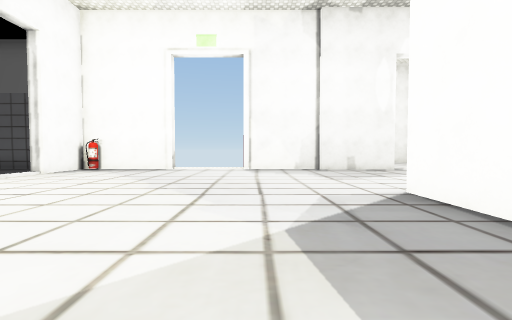
[1] (above)

17 first-person views from a walk through a scene from a Unity 3-D project. The camera is 1.2 m above the floor, tilts 2° down and sees 90° across. The floor is counted in squares, 2 m on a side. Each view is taken from the middle of a square. On the plan, view 1 faces up. The plan holds only what a view shows up to about 9 squares ahead; the rest is blank. The place goes on beyond the plan. Some surface patterns are stand-ins.

[2]
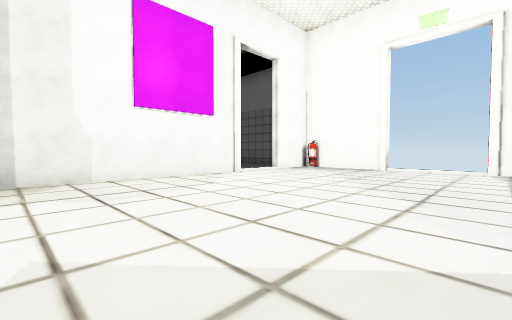

[3]
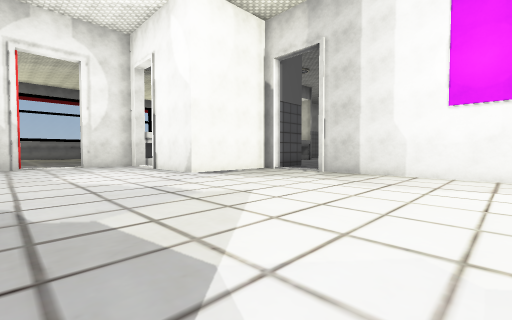

[4]
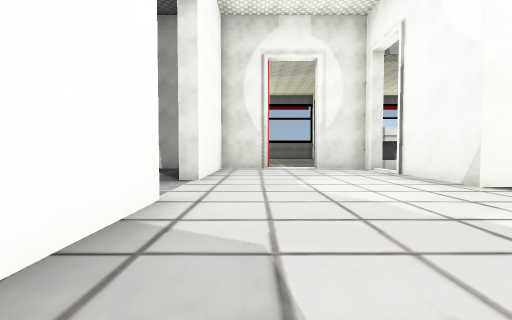

[5]
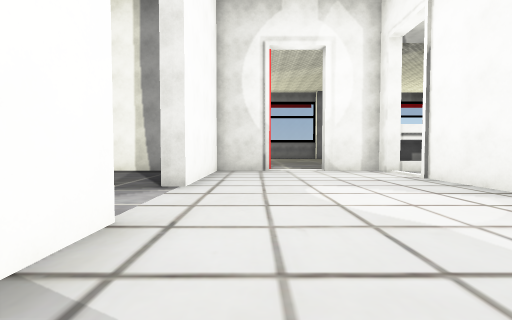

[6]
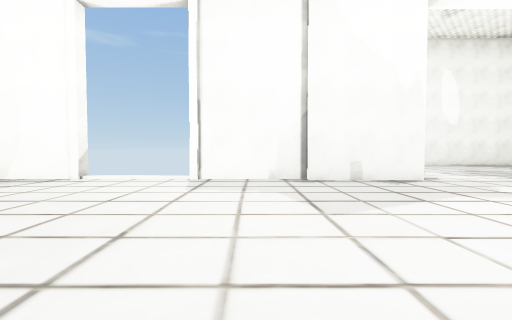

[7]
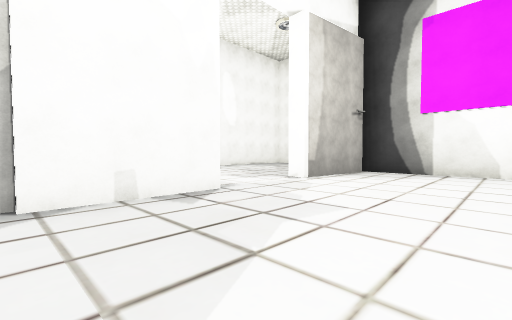

[8]
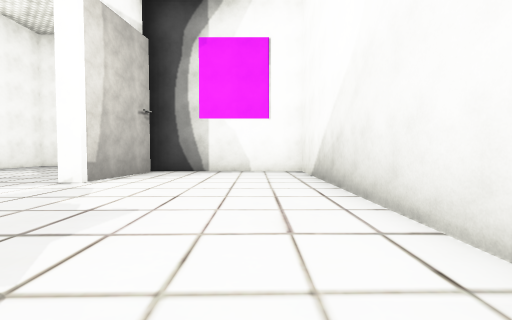

[9]
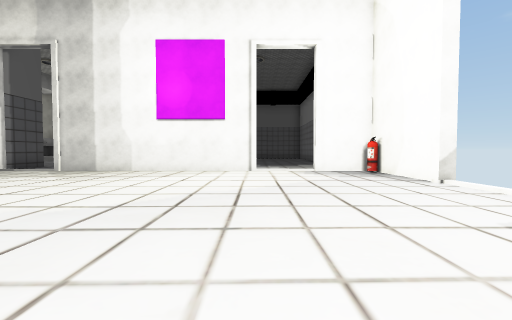

[10]
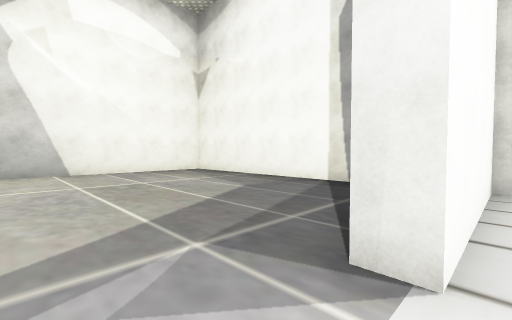

[11]
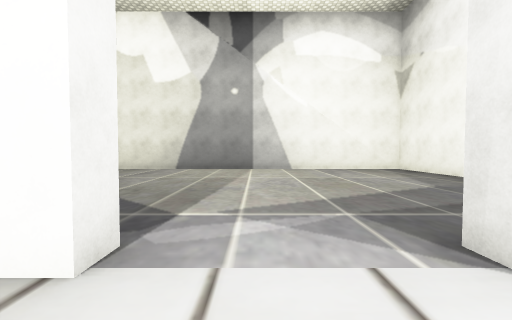

[12]
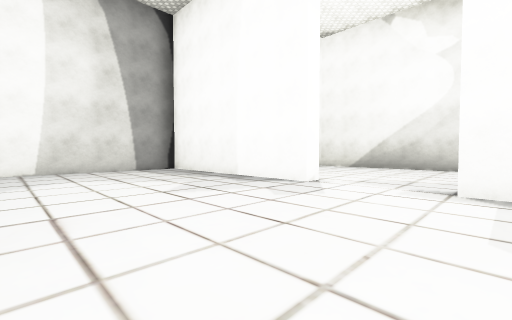

[13]
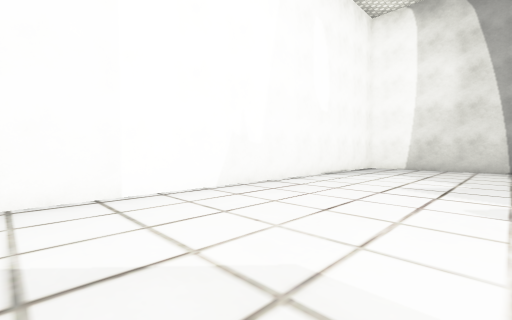

[14]
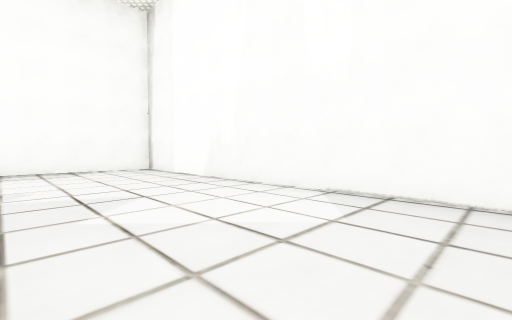

[15]
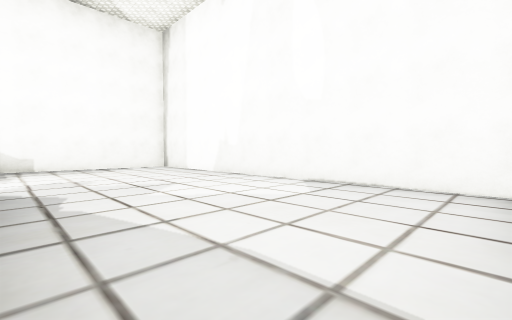

[16]
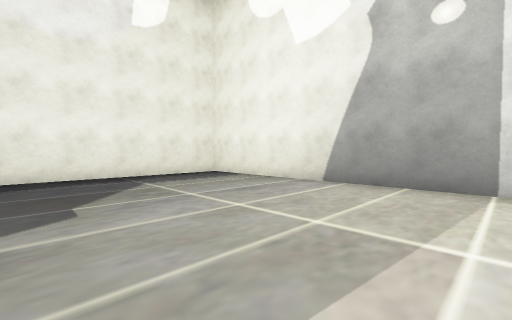

[17]
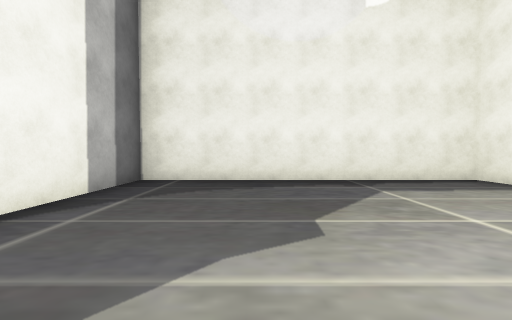

### Floor plan
Points are (right, up) in squares from view 1. A wall is a line through its corners. A room is listed if a view was taken in it or the views show most of it. See-through windows are left out.
Room 1 (views 1, 2, 3, 4, 5, 6, 7, 8, 9, 10, 11)
walls: (2.2, 2.1) (2.2, 3.7); (3.2, 3.6) (9.6, 3.6) (9.6, 8.2); (2.6, -2.1) (2.2, -2.1) (2.2, -0.1); (-5.7, 5.1) (-5.7, -1.1); (2.1, 8.5) (-0.5, 8.5); (-2.9, 8.5) (-5.7, 8.5) (-5.7, 6.7); (-5.5, -3.3) (-2.8, -3.3) (-2.8, -5.8); (4.5, 8.3) (2, 8.3); (-3.1, -7.2) (-2.8, -7.2) (-2.8, -7.8) (-1, -7.8); (0.5, -7.8) (2.2, -7.8) (2.2, -4.3); (9.3, 8) (6.8, 8.3)
ways out: opening at (5.5, 9) to room 2; opening at (2, -3.5) to room 3; opening at (-6, -2); opening at (-6, 6); opening at (-3, -6.5); opening at (-0.5, -8); gap at (-3, 9)
objects: other object (-5, 8)
Room 2 (views 12, 13, 14, 15)
walls: (6.8, 8.3) (6.8, 8.7) (12.2, 8.7) (12.2, 13.6) (2.3, 13.6) (2.3, 9); (3.9, 8.7) (4.5, 8.7)
ways out: opening at (5.5, 9) to room 1
Room 3 (views 16, 17)
walls: (2.2, -4.3) (2.6, -4.3); (3.6, -7.8) (9.6, -7.8) (9.6, 3.3) (2.6, 3.3) (2.6, 0.4)
ways out: opening at (2, -3.5) to room 1

Where each view was taken, in squares from view 1:
view 1: 0 up, 0 right, facing up
view 2: 0 up, 0 right, facing up-left
view 3: 3 up, 1 right, facing down-left
view 4: 1 up, 1 right, facing down
view 5: 0 up, 1 right, facing down
view 6: 3 up, 1 right, facing up
view 7: 5 up, 2 right, facing up-right
view 8: 5 up, 2 right, facing right
view 9: 5 up, 2 right, facing left
view 10: 3 down, 2 right, facing down-right
view 11: 3 down, 1 right, facing right
view 12: 13 up, 4 right, facing down-right
view 13: 10 up, 3 right, facing up-right
view 14: 10 up, 11 right, facing up-left
view 15: 9 up, 12 right, facing up-left
view 16: 3 down, 5 right, facing up-right
view 17: 2 down, 5 right, facing up
